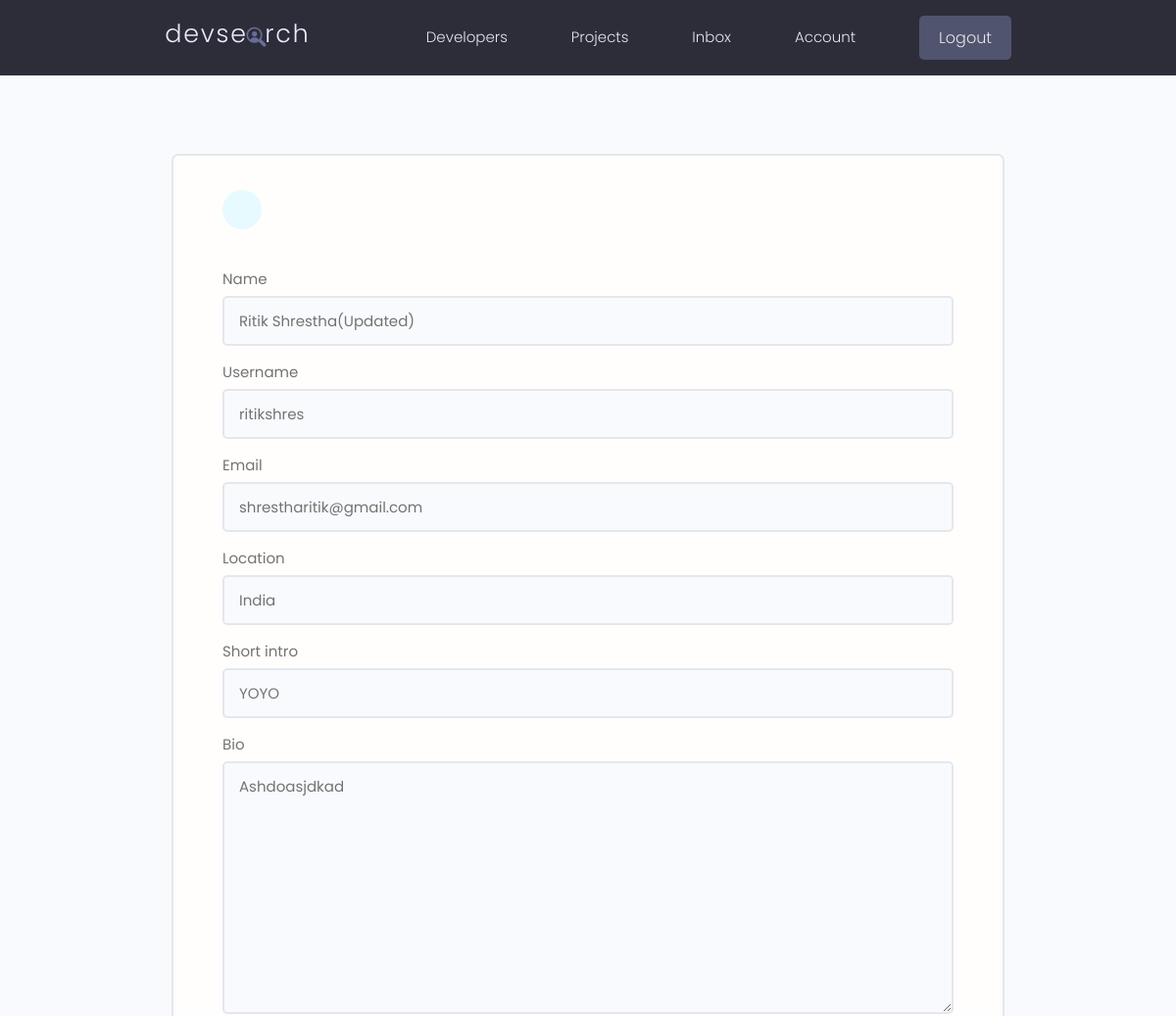
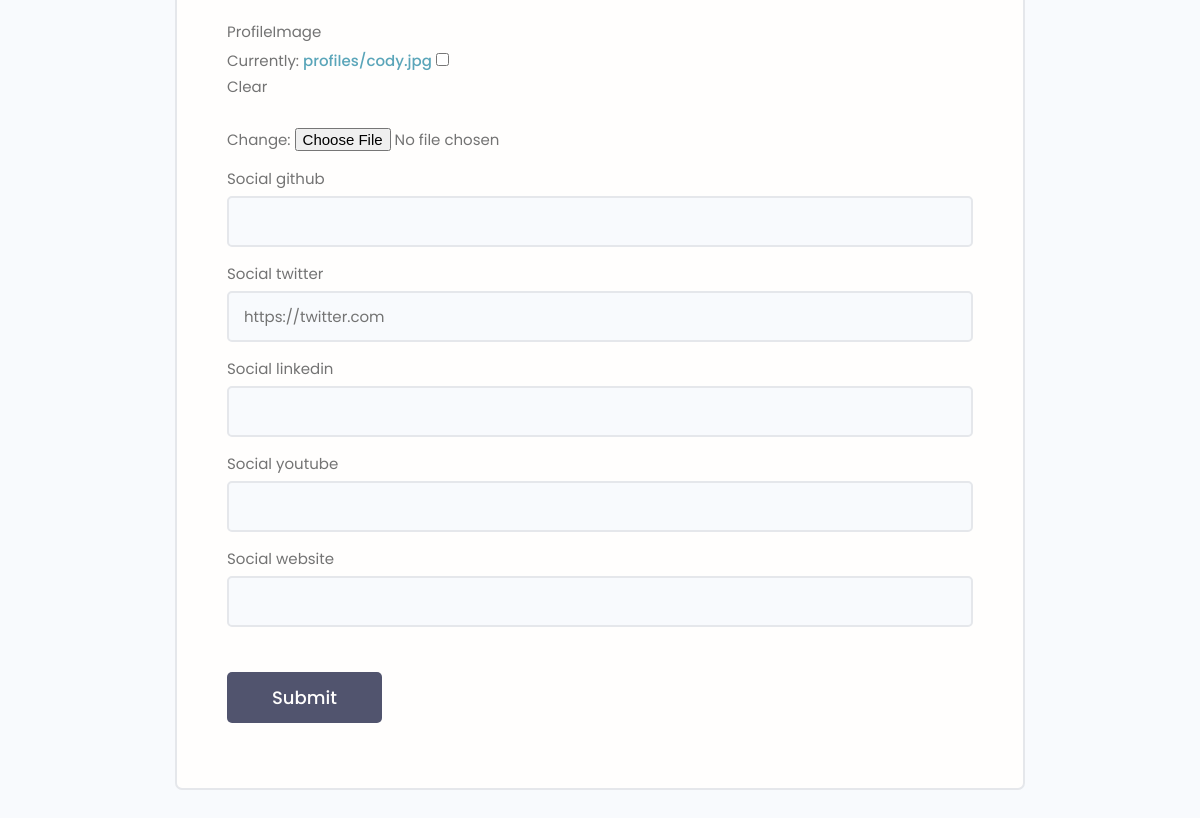
Page /edit-profile/ (signed in) on the committed database (2 pictures, top to bottom).
### users/models.py (models this page shows, shortened)
class Profile(models.Model):
    user = models.OneToOneField(
        User, on_delete=models.CASCADE, null=True, blank=True)
    name = models.CharField(max_length=200, null=True, blank=True)
    location = models.CharField(max_length=200, null=True, blank=True)
    username = models.CharField(max_length=200, null=True, blank=True)
    email = models.EmailField(max_length=200, null=True, blank=True)
    short_intro = models.CharField(max_length=200, null=True, blank=True)
    bio = models.TextField(null=True, blank=True)
    profileImage = models.ImageField(
        null=True, blank=True, upload_to='profiles/', default='profiles/user-default.png')
    social_github = models.CharField(max_length=200, null=True, blank=True)
    social_twitter = models.CharField(max_length=200, null=True, blank=True)
    social_linkedin = models.CharField(max_length=200, null=True, blank=True)
    social_website = models.CharField(max_length=200, null=True, blank=True)
    social_youtube = models.CharField(max_length=200, null=True, blank=True)
    created = models.DateTimeField(auto_now_add=True)
    id = models.UUIDField(default=uuid.uuid4, unique=True,
                          primary_key=True, editable=False)
    class Meta:
        ordering=['created']

### users/views.py (the view)
# urls.py: path('edit-profile/', views.editAccount, name="edit-profile"),
@login_required(login_url='login')
def editAccount(request):
    profile = request.user.profile
    form = ProfileForm(instance=profile)
    if request.method == 'POST':
        form = ProfileForm(request.POST, request.FILES, instance=profile)
        if form.is_valid():
            form.save()
            return redirect('account')
    context = {'form': form}
    return render(request, 'users/profile-form.html', context)

### users/forms.py
class ProfileForm(ModelForm):
    class Meta:
        model = Profile
        fields = ['name', 'username', 'email', 'location', 'short_intro', 'bio', 'profileImage',
                  'social_github', 'social_twitter', 'social_linkedin', 'social_youtube', 'social_website']
    def __init__(self, *args, **kwargs):
        super(ProfileForm, self).__init__(*args, **kwargs)
        for name, field in self.fields.items():
            field.widget.attrs.update({'class': 'input'})

### users/templates/users/profile-form.html (shortened to what this page needs)
{%extends 'main.html' %} {%block content %}
<main class="formPage my-xl">
  <div class="content-box">
    <div class="formWrapper">
      <a class="backButton" href="{% url 'account' %}"></a>
      <br />
      <form
        class="form"
        action="{% url 'edit-profile' %}"
        method="POST"
        enctype="multipart/form-data"
      >
        {%csrf_token%} {%for field in form%}
        <div class="form__field">
          <label for="formInput#text">{{field.label}} </label>
          {{field}}
        </div>
        {%endfor%}
        <input
          class="btn btn--sub btn--lg my-md"
          type="submit"
          value="Submit"
        />
      </form>
    </div>
  </div>
</main>
{%endblock content%}

### static/styles/app.css (style rules this page uses)
:root { --color-sub: #2d2d39; }
.btn--sub { background-color: var(--color-sub-light); }
.content-box { width: 95%; max-width: 85rem; margin: 0 auto; }
.backButton { background: var(--color-main-light); color: var(--color-main); width: 4rem; height: 4rem; display: flex; align-items: center; justify-content: center; border-radius: 50%; }
.formPage .formWrapper { list-style: none; background: var(--color-white); padding: 3.5rem 5rem; border: 2px solid var(--color-light); border-radius: 0.7rem; }

### static/uikit/styles/modules/_variables.css (style rules this page uses)
:root { --color-main: #5aa5b9; --color-main-light: #e6faff; --color-sub: #3f4156; --color-sub-light: #51546e; --color-sub-lighter: #ededfd; --color-text: #737373; --color-gray: #8b8b8b; --color-light: #e5e7eb; --color-light-gray: #767676; --color-bg: #f8fafd; --color-white: #fffefd; --color-white-light: #f3f3f3; --color-success: #359e64; --color-success-bg: #def8e8; --color-error: #fc4b0b; --color-error-bg: #fff2ee; --font-base: 'Poppins', arial, helvetica, 'Segoe UI', roboto, ubuntu, sans-serif; --font-monospace: 'Fira Code', 'Courier New', courier, monospace; --font-regular: 300; --font-medium: 500; --font-bold: 700; --generic-shadow: 1px 1px 5px #00000010; --generic-transition: all 0.3s ease-in-out; }

### static/uikit/styles/modules/_base.css (style rules this page uses)
* { margin: 0; padding: 0; box-sizing: border-box; text-rendering: optimizeLegibility; color: inherit; font-size: inherit; }
html { font-size: 50%; }
@media only screen and (min-width: 480px) { html { font-size: 56.25%; } }
@media only screen and (min-width: 1200px) { html { font-size: 62.5%; } }
body { line-height: 1.6; font-weight: 400; font-size: 1.5rem; color: var(--color-text); background-color: var(--color-bg); min-height: 100vh; }

### static/uikit/styles/modules/_typography.css (style rules this page uses)
* { font-family: var(--font-base); }
a { padding-bottom: 2px; text-decoration: none; display: inline-block; color: var(--color-main); font-weight: var(--font-medium); }

### static/uikit/styles/modules/_utilities.css (style rules this page uses)
.my-md { margin: 3rem auto; }
.my-xl { margin: 8rem auto; }

### static/uikit/styles/modules/_button.css (style rules this page uses)
.btn { display: inline-block; position: relative; cursor: pointer; background-color: var(--color-light); font-weight: var(--font-medium); color: var(--color-sub); text-decoration: none; padding: 1rem 2rem; border-radius: 0.5rem; border: none; width: -webkit-fit-content; width: -moz-fit-content; width: fit-content; height: -webkit-fit-content; height: -moz-fit-content; height: fit-content; font-size: 1.6rem; outline-width: 0; outline-color: transparent; -webkit-backface-visibility: hidden; backface-visibility: hidden; transition: all 0.3s ease-in-out; }
.btn--sub { background-color: var(--color-sub); color: var(--color-white); }
.btn--lg { font-size: 1.8rem; padding: 1.2rem 4.5rem; }

### static/uikit/styles/modules/_form.css (style rules this page uses)
.form { display: block; }
.form__field { margin-top: 1.5rem; margin-bottom: 1.5rem; }
.form__label, .form__field > label { display: block; margin-bottom: 0.5rem; color: var(--color-text); }
input.input[type="text"], input.input[type="email"], input.input[type="password"], input.input[type="number"], textarea.input { min-width: 24rem; width: 100%; padding: 1.2rem 1.5rem; border-radius: 0.5rem; border: 2px solid var(--color-light); transition: all 0.3s ease-in-out; background-color: var(--color-bg); }

### rows in the picture
Profile: form "Ritik Shrestha(Updated)" "ritikshres" "shrestharitik@gmail.com" "India" "YOYO" "Ashdoasjdkad" "https://twitter.com"

### other values in the picture
{{ field.label }} "Name" "Username" "Email" "Location" "Short intro" "Bio" "ProfileImage" "Social github" "Social twitter" "Social linkedin" "Social youtube" "Social website"
